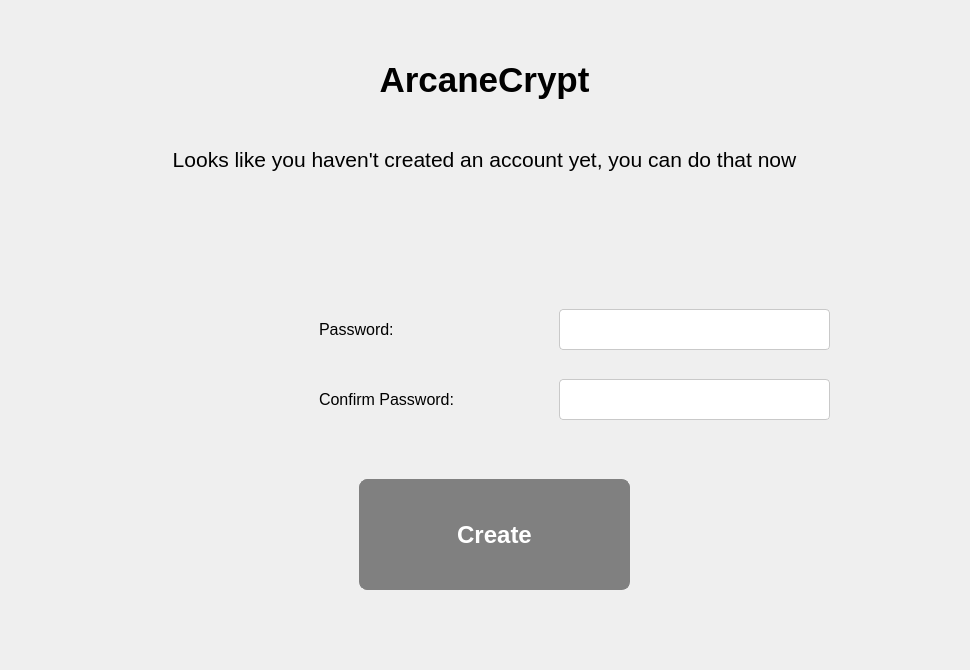
<?xml version="1.0" encoding="UTF-8"?>
<ui version="4.0">
 <class>MainWindow</class>
 <widget class="QMainWindow" name="MainWindow">
  <property name="geometry">
   <rect>
    <x>0</x>
    <y>0</y>
    <width>970</width>
    <height>670</height>
   </rect>
  </property>
  <property name="windowTitle">
   <string>MainWindow</string>
  </property>
  <widget class="QWidget" name="centralwidget">
   <widget class="QStackedWidget" name="stackedWidget">
    <property name="geometry">
     <rect>
      <x>-1</x>
      <y>-1</y>
      <width>971</width>
      <height>671</height>
     </rect>
    </property>
    <widget class="QWidget" name="signupScreen">
     <widget class="QLabel" name="title">
      <property name="geometry">
       <rect>
        <x>0</x>
        <y>0</y>
        <width>971</width>
        <height>161</height>
       </rect>
      </property>
      <property name="font">
       <font>
        <pointsize>26</pointsize>
        <bold>true</bold>
       </font>
      </property>
      <property name="text">
       <string>ArcaneCrypt</string>
      </property>
      <property name="alignment">
       <set>Qt::AlignCenter</set>
      </property>
     </widget>
     <widget class="QLabel" name="label">
      <property name="geometry">
       <rect>
        <x>0</x>
        <y>120</y>
        <width>971</width>
        <height>81</height>
       </rect>
      </property>
      <property name="font">
       <font>
        <pointsize>16</pointsize>
        <bold>false</bold>
        <kerning>true</kerning>
       </font>
      </property>
      <property name="text">
       <string>Looks like you haven't created an account yet, you can do that now</string>
      </property>
      <property name="alignment">
       <set>Qt::AlignCenter</set>
      </property>
     </widget>
     <widget class="QLineEdit" name="passwordInput">
      <property name="geometry">
       <rect>
        <x>560</x>
        <y>310</y>
        <width>271</width>
        <height>41</height>
       </rect>
      </property>
      <property name="styleSheet">
       <string notr="true">    QLineEdit {
        font-family: Segoe UI;
        font-size: 9pt;
        border-radius: 4px;
    }
    
    QLineEdit {
        background-color: #ffffff;
    }
    
    QLineEdit {
        color: #000000;
    }
    
    QLineEdit {
        border-style: solid;
        border-width: 1px;
        border-color: #c9c9c9;
    }
    
    QLineEdit {
        padding-left: 4px;
        padding-right: 4px;
    }

    QLineEdit:hover, QLineEdit:focus {
        background-color: #f2f2f2;
    }

    QLineEdit::selection {
        background-color: #0078d7;
        color: #ffffff;
    }</string>
      </property>
      <property name="inputMask">
       <string/>
      </property>
      <property name="text">
       <string extracomment="password"/>
      </property>
      <property name="echoMode">
       <enum>QLineEdit::Password</enum>
      </property>
     </widget>
     <widget class="QLineEdit" name="checkPasswordInput">
      <property name="geometry">
       <rect>
        <x>560</x>
        <y>380</y>
        <width>271</width>
        <height>41</height>
       </rect>
      </property>
      <property name="styleSheet">
       <string notr="true">    QLineEdit {
        font-family: Segoe UI;
        font-size: 9pt;
        border-radius: 4px;
    }
    
    QLineEdit {
        background-color: #ffffff;
    }
    
    QLineEdit {
        color: #000000;
    }
    
    QLineEdit {
        border-style: solid;
        border-width: 1px;
        border-color: #c9c9c9;
    }
    
    QLineEdit {
        padding-left: 4px;
        padding-right: 4px;
    }

    QLineEdit:hover, QLineEdit:focus {
        background-color: #f2f2f2;
    }

    QLineEdit::selection {
        background-color: #0078d7;
        color: #ffffff;
    }</string>
      </property>
      <property name="inputMask">
       <string/>
      </property>
      <property name="text">
       <string extracomment="password"/>
      </property>
      <property name="echoMode">
       <enum>QLineEdit::Password</enum>
      </property>
     </widget>
     <widget class="QLabel" name="label_2">
      <property name="geometry">
       <rect>
        <x>320</x>
        <y>310</y>
        <width>191</width>
        <height>41</height>
       </rect>
      </property>
      <property name="font">
       <font>
        <pointsize>12</pointsize>
       </font>
      </property>
      <property name="text">
       <string>Password:</string>
      </property>
     </widget>
     <widget class="QLabel" name="label_3">
      <property name="geometry">
       <rect>
        <x>320</x>
        <y>380</y>
        <width>191</width>
        <height>41</height>
       </rect>
      </property>
      <property name="font">
       <font>
        <pointsize>12</pointsize>
       </font>
      </property>
      <property name="text">
       <string>Confirm Password:</string>
      </property>
     </widget>
     <widget class="QPushButton" name="createAccountButton">
      <property name="geometry">
       <rect>
        <x>360</x>
        <y>480</y>
        <width>271</width>
        <height>111</height>
       </rect>
      </property>
      <property name="font">
       <font>
        <family>Segoe UI</family>
        <pointsize>18</pointsize>
        <bold>true</bold>
        <stylestrategy>PreferDefault</stylestrategy>
       </font>
      </property>
      <property name="mouseTracking">
       <bool>true</bool>
      </property>
      <property name="focusPolicy">
       <enum>Qt::StrongFocus</enum>
      </property>
      <property name="styleSheet">
       <string notr="true">QPushButton {
    font-family: Segoe UI;
    font-size: 18pt;
    font-weight: bold;
    color: #ffffff;
    background-color: #808080;
    background-image: qlineargradient(x1: 0, y1: 0, x2: 0, y2: 1, stop: 0 #808080, stop: 1 #4d4d4d);
    border-radius: 8px;
    border-style: solid;
    border-width: 1px;
    border-color: #808080;
    padding: 6px 12px;
}

QPushButton:hover {
    background-color: #4d4d4d;
    background-image: qlineargradient(x1: 0, y1: 0, x2: 0, y2: 1, stop: 0 #4d4d4d, stop: 1 #2e2e2e);
}

QPushButton:pressed {
    background-color: #2e2e2e;
    background-image: qlineargradient(x1: 0, y1: 0, x2: 0, y2: 1, stop: 0 #2e2e2e, stop: 1 #1c1c1c);
}

QPushButton:!hover:!pressed {
    background-color: #808080;
    background-image: qlineargradient(x1: 0, y1: 0, x2: 0, y2: 1, stop: 0 #808080, stop: 1 #4d4d4d);
}</string>
      </property>
      <property name="text">
       <string>Create</string>
      </property>
     </widget>
     <widget class="QLabel" name="createAccountErrorLabel">
      <property name="geometry">
       <rect>
        <x>370</x>
        <y>600</y>
        <width>261</width>
        <height>41</height>
       </rect>
      </property>
      <property name="font">
       <font>
        <pointsize>12</pointsize>
       </font>
      </property>
      <property name="text">
       <string/>
      </property>
      <property name="alignment">
       <set>Qt::AlignCenter</set>
      </property>
     </widget>
    </widget>
    <widget class="QWidget" name="loginScreen">
     <widget class="QLabel" name="title_2">
      <property name="geometry">
       <rect>
        <x>0</x>
        <y>0</y>
        <width>971</width>
        <height>161</height>
       </rect>
      </property>
      <property name="font">
       <font>
        <pointsize>26</pointsize>
        <bold>true</bold>
       </font>
      </property>
      <property name="text">
       <string>ArcaneCrypt</string>
      </property>
      <property name="alignment">
       <set>Qt::AlignCenter</set>
      </property>
     </widget>
     <widget class="QLabel" name="label_4">
      <property name="geometry">
       <rect>
        <x>0</x>
        <y>120</y>
        <width>971</width>
        <height>81</height>
       </rect>
      </property>
      <property name="font">
       <font>
        <pointsize>16</pointsize>
        <bold>false</bold>
        <kerning>true</kerning>
       </font>
      </property>
      <property name="text">
       <string>Login to your account to view the contents of your Vaults</string>
      </property>
      <property name="alignment">
       <set>Qt::AlignCenter</set>
      </property>
     </widget>
     <widget class="QLabel" name="label_5">
      <property name="geometry">
       <rect>
        <x>320</x>
        <y>310</y>
        <width>191</width>
        <height>41</height>
       </rect>
      </property>
      <property name="font">
       <font>
        <pointsize>12</pointsize>
       </font>
      </property>
      <property name="text">
       <string>Password:</string>
      </property>
     </widget>
     <widget class="QLineEdit" name="loginInput">
      <property name="geometry">
       <rect>
        <x>560</x>
        <y>310</y>
        <width>271</width>
        <height>41</height>
       </rect>
      </property>
      <property name="styleSheet">
       <string notr="true">    QLineEdit {
        font-family: Segoe UI;
        font-size: 9pt;
        border-radius: 4px;
    }
    
    QLineEdit {
        background-color: #ffffff;
    }
    
    QLineEdit {
        color: #000000;
    }
    
    QLineEdit {
        border-style: solid;
        border-width: 1px;
        border-color: #c9c9c9;
    }
    
    QLineEdit {
        padding-left: 4px;
        padding-right: 4px;
    }

    QLineEdit:hover, QLineEdit:focus {
        background-color: #f2f2f2;
    }

    QLineEdit::selection {
        background-color: #0078d7;
        color: #ffffff;
    }</string>
      </property>
      <property name="inputMask">
       <string/>
      </property>
      <property name="text">
       <string extracomment="password"/>
      </property>
      <property name="echoMode">
       <enum>QLineEdit::Password</enum>
      </property>
     </widget>
     <widget class="QPushButton" name="loginButton">
      <property name="geometry">
       <rect>
        <x>360</x>
        <y>480</y>
        <width>271</width>
        <height>111</height>
       </rect>
      </property>
      <property name="font">
       <font>
        <family>Segoe UI</family>
        <pointsize>18</pointsize>
        <bold>true</bold>
        <stylestrategy>PreferDefault</stylestrategy>
       </font>
      </property>
      <property name="mouseTracking">
       <bool>true</bool>
      </property>
      <property name="focusPolicy">
       <enum>Qt::StrongFocus</enum>
      </property>
      <property name="styleSheet">
       <string notr="true">QPushButton {
    font-family: Segoe UI;
    font-size: 18pt;
    font-weight: bold;
    color: #ffffff;
    background-color: #808080;
    background-image: qlineargradient(x1: 0, y1: 0, x2: 0, y2: 1, stop: 0 #808080, stop: 1 #4d4d4d);
    border-radius: 8px;
    border-style: solid;
    border-width: 1px;
    border-color: #808080;
    padding: 6px 12px;
}

QPushButton:hover {
    background-color: #4d4d4d;
    background-image: qlineargradient(x1: 0, y1: 0, x2: 0, y2: 1, stop: 0 #4d4d4d, stop: 1 #2e2e2e);
}

QPushButton:pressed {
    background-color: #2e2e2e;
    background-image: qlineargradient(x1: 0, y1: 0, x2: 0, y2: 1, stop: 0 #2e2e2e, stop: 1 #1c1c1c);
}

QPushButton:!hover:!pressed {
    background-color: #808080;
    background-image: qlineargradient(x1: 0, y1: 0, x2: 0, y2: 1, stop: 0 #808080, stop: 1 #4d4d4d);
}</string>
      </property>
      <property name="text">
       <string>Login</string>
      </property>
     </widget>
     <widget class="QLabel" name="loginErrorLabel">
      <property name="geometry">
       <rect>
        <x>370</x>
        <y>600</y>
        <width>261</width>
        <height>41</height>
       </rect>
      </property>
      <property name="font">
       <font>
        <pointsize>12</pointsize>
       </font>
      </property>
      <property name="text">
       <string/>
      </property>
      <property name="alignment">
       <set>Qt::AlignCenter</set>
      </property>
     </widget>
    </widget>
    <widget class="QWidget" name="mainScreen">
     <widget class="QWidget" name="menuWidget" native="true">
      <property name="geometry">
       <rect>
        <x>0</x>
        <y>0</y>
        <width>971</width>
        <height>51</height>
       </rect>
      </property>
      <widget class="QComboBox" name="vaultList">
       <property name="geometry">
        <rect>
         <x>10</x>
         <y>10</y>
         <width>191</width>
         <height>31</height>
        </rect>
       </property>
       <property name="styleSheet">
        <string notr="true">    QComboBox {
        font-family: Segoe UI;
        font-size: 9pt;
        font-weight: bold;
        color: #000000;
        border-radius: 4px;
        padding: 2px 20px 2px 6px;
        border: 1px solid #c9c9c9;
        background-color: #ffffff;
        selection-background-color: #0078d7;
        selection-color: #ffffff;
    }
    
    QComboBox::drop-down {
        background-color: #f2f2f2;
        border: 1px solid #c9c9c9;
        border-top-right-radius: 4px;
        border-bottom-right-radius: 4px;
        width: 20px;
    }
    
    QComboBox:hover, QComboBox:focus {
        background-color: #f2f2f2;
        border: 1px solid #0078d7;
    }
    
    QComboBox QAbstractItemView {
        background-color: #ffffff;
        border: 1px solid #c9c9c9;
        selection-background-color: #0078d7;
        selection-color: #ffffff;
    }</string>
       </property>
       <property name="currentText">
        <string/>
       </property>
      </widget>
      <widget class="QPushButton" name="createVaultButton">
       <property name="geometry">
        <rect>
         <x>224</x>
         <y>13</y>
         <width>131</width>
         <height>31</height>
        </rect>
       </property>
       <property name="styleSheet">
        <string notr="true">QPushButton {
    font-family: Segoe UI;
    font-size: 12pt;
    font-weight: bold;
    color: #ffffff;
    background-color: #808080;
    background-image: qlineargradient(x1: 0, y1: 0, x2: 0, y2: 1, stop: 0 #808080, stop: 1 #4d4d4d);
    border-radius: 8px;
    border-style: solid;
    border-width: 1px;
    border-color: #808080;
    padding: 6px 12px;
}

QPushButton:hover {
    background-color: #4d4d4d;
    background-image: qlineargradient(x1: 0, y1: 0, x2: 0, y2: 1, stop: 0 #4d4d4d, stop: 1 #2e2e2e);
}

QPushButton:pressed {
    background-color: #2e2e2e;
    background-image: qlineargradient(x1: 0, y1: 0, x2: 0, y2: 1, stop: 0 #2e2e2e, stop: 1 #1c1c1c);
}

QPushButton:!hover:!pressed {
    background-color: #808080;
    background-image: qlineargradient(x1: 0, y1: 0, x2: 0, y2: 1, stop: 0 #808080, stop: 1 #4d4d4d);
}</string>
       </property>
       <property name="text">
        <string>Create</string>
       </property>
      </widget>
      <widget class="QPushButton" name="addFileButton">
       <property name="geometry">
        <rect>
         <x>480</x>
         <y>13</y>
         <width>131</width>
         <height>31</height>
        </rect>
       </property>
       <property name="styleSheet">
        <string notr="true">QPushButton {
    font-family: Segoe UI;
    font-size: 12pt;
    font-weight: bold;
    color: #ffffff;
    background-color: #808080;
    background-image: qlineargradient(x1: 0, y1: 0, x2: 0, y2: 1, stop: 0 #808080, stop: 1 #4d4d4d);
    border-radius: 8px;
    border-style: solid;
    border-width: 1px;
    border-color: #808080;
    padding: 6px 12px;
}

QPushButton:hover {
    background-color: #4d4d4d;
    background-image: qlineargradient(x1: 0, y1: 0, x2: 0, y2: 1, stop: 0 #4d4d4d, stop: 1 #2e2e2e);
}

QPushButton:pressed {
    background-color: #2e2e2e;
    background-image: qlineargradient(x1: 0, y1: 0, x2: 0, y2: 1, stop: 0 #2e2e2e, stop: 1 #1c1c1c);
}

QPushButton:!hover:!pressed {
    background-color: #808080;
    background-image: qlineargradient(x1: 0, y1: 0, x2: 0, y2: 1, stop: 0 #808080, stop: 1 #4d4d4d);
}</string>
       </property>
       <property name="text">
        <string>Add</string>
       </property>
      </widget>
      <widget class="Line" name="line">
       <property name="geometry">
        <rect>
         <x>420</x>
         <y>0</y>
         <width>20</width>
         <height>61</height>
        </rect>
       </property>
       <property name="orientation">
        <enum>Qt::Vertical</enum>
       </property>
      </widget>
     </widget>
     <widget class="QStackedWidget" name="vaultStack">
      <property name="geometry">
       <rect>
        <x>0</x>
        <y>49</y>
        <width>971</width>
        <height>621</height>
       </rect>
      </property>
      <property name="currentIndex">
       <number>1</number>
      </property>
      <widget class="QWidget" name="page">
       <widget class="QLabel" name="label_6">
        <property name="geometry">
         <rect>
          <x>380</x>
          <y>290</y>
          <width>151</width>
          <height>61</height>
         </rect>
        </property>
        <property name="text">
         <string>Page1</string>
        </property>
       </widget>
      </widget>
      <widget class="QWidget" name="page_2">
       <widget class="QLabel" name="label_7">
        <property name="geometry">
         <rect>
          <x>410</x>
          <y>320</y>
          <width>101</width>
          <height>51</height>
         </rect>
        </property>
        <property name="text">
         <string>page2</string>
        </property>
       </widget>
      </widget>
     </widget>
    </widget>
   </widget>
  </widget>
 </widget>
 <resources/>
 <connections/>
</ui>
